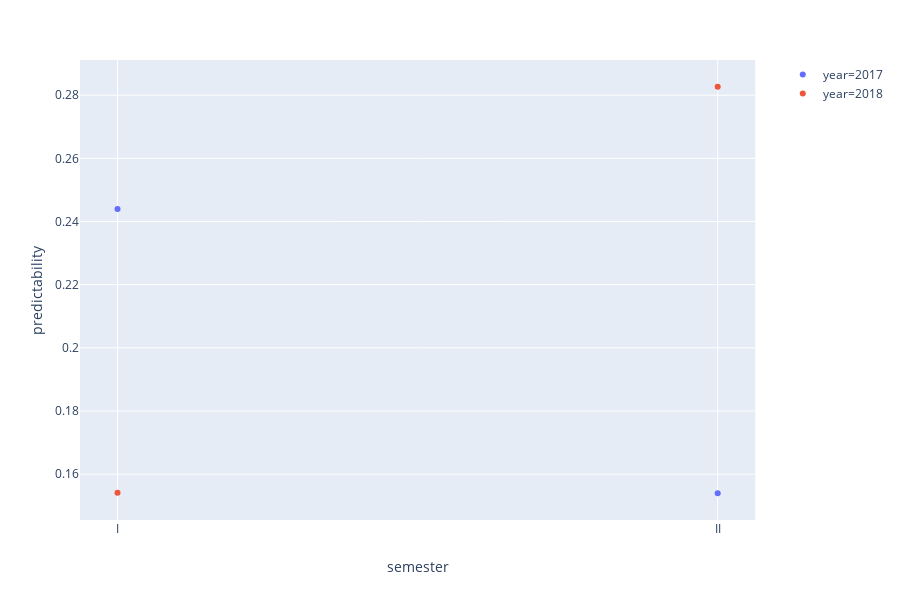

Here is the notebook cell this chart was saved with:
### Code cell
df_localidad = df_prediction[df_prediction["localidad"] == "LOS MARTIRES"]
fig = px.scatter(df_localidad, x="semester", y="predictability",color="year")
fig.show()

### Figure 1 — Plotly figure (JSON) as saved in the notebook; plotly's stock layout.template omitted (floating-point values rounded to 4 significant figures)
{"data": [{"hoverlabel": {"namelength": 0}, "hovertemplate": "year=2017<br>semester=%{x}<br>predictability=%{y}", "legendgroup": "year=2017", "marker": {"color": "#636efa", "symbol": "circle"}, "mode": "markers", "name": "year=2017", "showlegend": true, "type": "scatter", "x": ["I", "II"], "xaxis": "x", "y": ["0.24393155740725847", "0.15396302134369233"], "yaxis": "y"}, {"hoverlabel": {"namelength": 0}, "hovertemplate": "year=2018<br>semester=%{x}<br>predictability=%{y}", "legendgroup": "year=2018", "marker": {"color": "#EF553B", "symbol": "circle"}, "mode": "markers", "name": "year=2018", "showlegend": true, "type": "scatter", "x": ["I", "II"], "xaxis": "x", "y": ["0.1541473045250682", "0.28267062968034273"], "yaxis": "y"}], "layout": {"height": 600, "legend": {"tracegroupgap": 0}, "margin": {"t": 60}, "xaxis": {"anchor": "y", "domain": [0, 0.98], "title": {"text": "semester"}}, "yaxis": {"anchor": "x", "domain": [0, 1], "title": {"text": "predictability"}}}}
